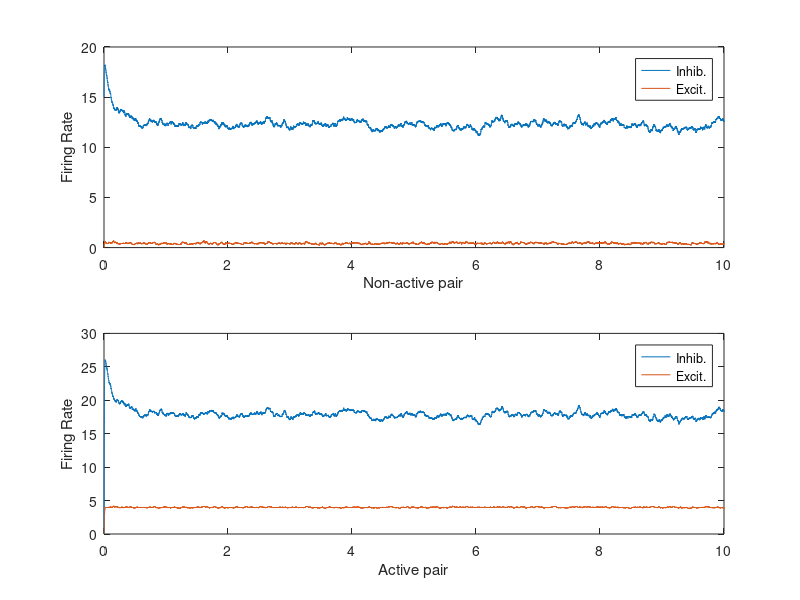

Write the MATLAB code that produced this figure.
% Network with N total inhibition-stabilized excitatory-inhibitory units. 
% M of those pairs we attempt to make "active", and N-M pairs we try to 
% suppress.

%In particular, this simulation displays bistability within a single 
%unit given a quadratic firing rate equation for the inhibitory units

%Originally Written by Paul Miller
%Modified and Commented by Connor Zawacki

%No WEIX cross connection
%No WIEX cross connection
%nonlinear inhibitory unit Firing rate
%linear excitatory unit Firing rate

clear
N = 2;              %Total excitatory-inhibitory firing rate unit pairs
M = 1;              %Total number of active excitatory-inhibitory firing rate unit pairs           

dt = 0.0001;        %Time step for simulation
tmax = 10;          %Duration of simulation
t = 0:dt:tmax;      %Simulation time vector
Nt = length(t);

taue = 0.010;       %Time constant for excitatory cells
taui = 0.010;       %Time constant for Inhibitory cells

Wee0 = 1.5;         %Excit.-Excit. connection strength
Wie0 = -0.4;        %Inhib.-Excit. connection strength
Wei0 = 2.5;         %Excit-Excit connection strength
Weix = 0;           %Excit.-Inhibitory Cross connection strength
Wii0 = -1;          %Inhib-Inhib connection strength

I0e = 1;            %Excit. applied current
I0i = 17;           %Inhib. applied current

alpha_e = 1;        %Gain of excit. cells
alpha_i = 0.02;     %Gain of inhib. cells

%Connection Matricies
Wee = Wee0*eye(N);
Wie = Wie0*eye(N);
Wei = (Wei0-Weix)*eye(N) + Weix*ones(N);
Wii = Wii0*eye(N);

%Current Matricies
Ie = I0e*ones(N,1);
Ii = I0i*ones(N,1);

Wie_tilde = (-Wie0)/(1-Wii0);
I0i_tilde = I0i*Wie_tilde;
off_stable = Wee0 - 1 - Wie_tilde*(Wei0-Weix);
disp(off_stable)

%Rate Matricies
re = zeros(N,Nt);
ri = zeros(N,Nt);
re(1:M,1) = 15;
ri(1:M,1) = 0;

sigman = 0.01/sqrt(dt);

%simulation
for i = 2:Nt
    Ie_tot = (Wee*re(:,i-1)+ Wie*ri(:,i-1) + Ie + sigman*randn(N,1));
    Ie_tot = max(Ie_tot,0);
    re(:,i) = re(:,i-1) + dt*(-eye(N)*re(:,i-1) + alpha_e*Ie_tot )/taue;
    Ii_tot = (Wei*re(:,i-1) + Wii*ri(:,i-1) + Ii + sigman*randn(N,1));
    Ii_tot = max(Ii_tot,0);
    ri(:,i) = ri(:,i-1) + dt*(-eye(N)*ri(:,i-1)+alpha_i*Ii_tot.^2 )/taui;
    
    re(:,i) = max(re(:,i),0);
    ri(:,i) = max(ri(:,i),0);
end

figure(1)
clf
subplot(2,1,1)
plot(t,re), legend("Inhib.","Excit."), xlabel("Non-active pair"), ylabel("Firing Rate")
subplot(2,1,2)
plot(t,ri), legend("Inhib.","Excit."), xlabel("Active pair"), ylabel("Firing Rate")

